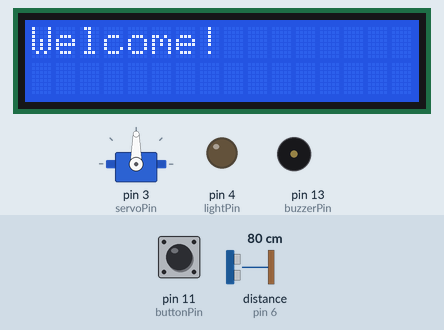
This sketch was run on a simulated Arduino Uno, built with avr-gcc and run on an emulated ATmega328P. Parts: 16×2 character LCD, servo, output pins drawn as LEDs (lit = HIGH), buzzer (waves = sounding). Wiring (inferred from the names in the program): ultrasonic range finder: trigger pin 5; echo pin 6. Dashed ring = blinking. The test bench sets the inputs (shaded band); at power-on: distance to the obstacle (sensor on pin 6) 80 cm, pin 11 (buttonPin) HIGH. The echo pulse lasts 58.3 µs per cm; pins used as bus, display or sensor lines are not drawn; what the sketch prints to the serial monitor is not drawn.

Above: at 0.2 s.
3.4 s: distance to the obstacle (sensor on pin 6) set to 8 cm
4.9 s: distance to the obstacle (sensor on pin 6) set to 5 cm
At 5.4 s:
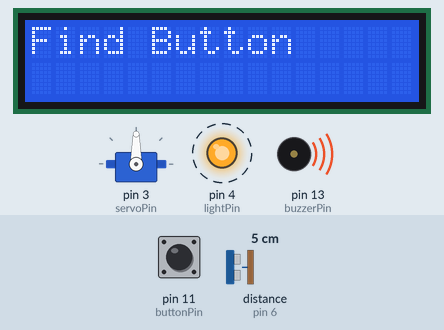
At 10.7 s:
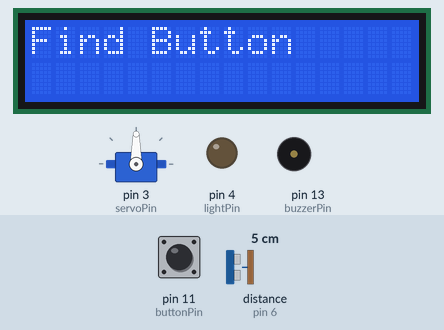
Timing chart, 0 to 12.2 s (numbered marks = the images above; inputs shaded):
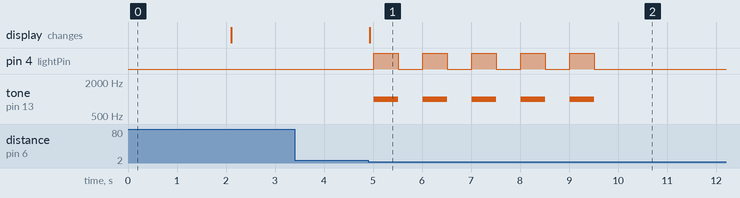

Measured:
- the behaviour switches between 7 and 6 cm on distance to the obstacle (sensor on pin 6) (found by bisection; images 0 and 1)
- after the input at 3.4 s, every drawn part: stays the same
- after the input at 4.9 s, pin 4 (lightPin): alternates HIGH for 0.50 s and LOW for 0.50 s, 10 changes in all, then stays LOW, starting after 0.11 s; tone on pin 13 (buzzerPin): alternates 1000 Hz for 0.50 s and silent for 0.50 s, 10 changes in all, then stays silent, starting after 0.11 s; the display: changes at once (image 1)

The sketch:

ArduinoUNO_Group5.ino
```cpp
#include <Servo.h>
#include <LiquidCrystal_I2C.h>

// Initialize Components
Servo servo;
LiquidCrystal_I2C lcd(0x27, 16, 2); // LCD address, columns, rows

// Pin Definitions
const int ultrasonicTrig = 5;
const int ultrasonicEcho = 6;
const int buttonPin = 11;
const int buzzerPin = 13;
const int lightPin = 4;
const int servoPin = 3;

// Variables
bool buzzerActivated = false;

void setup() {
  // Initialize Serial Monitor
  Serial.begin(9600);
  Serial.println("System Initializing...");

  // Initialize LCD
  lcd.init();
  lcd.backlight();

  // Initialize Servo
  servo.attach(servoPin);
  servo.write(90); // Start position (closed)
  Serial.println("System is ready");

  // Pin Modes
  pinMode(ultrasonicTrig, OUTPUT);
  pinMode(ultrasonicEcho, INPUT);
  pinMode(buttonPin, INPUT_PULLUP);
  pinMode(buzzerPin, OUTPUT);
  pinMode(lightPin, OUTPUT);
  Serial.println("All pins configured successfully.");

  // Display "Welcome!" message
  lcd.setCursor(0, 0);
  lcd.print("Welcome!");
  Serial.println("Displaying welcome message on LCD for 2 seconds.");
  delay(2000); // Display "Welcome!" for 2 seconds
  lcd.clear();
}

void loop() {
  // Detect proximity using the ultrasonic sensor
  if (detectProximity(5)) {
    Serial.println("Proximity detected! Object within 5 cm.");
    lcd.clear();
    lcd.setCursor(0, 0);
    lcd.print("Find Button");
    Serial.println("Displayed 'Find Button' message on LCD.");

    // Activate buzzer and light
    playMusicAndFlashLight();
    buzzerActivated = true;
    Serial.println("Buzzer and light deactivated.");

    // Wait for the button press
    if (waitForButtonPress()) {
      if (buzzerActivated) {
        Serial.println("Button pressed. ");
        // Rotate servo to open
        lcd.clear();
        lcd.setCursor(0, 0);
        lcd.print("Be Te A Von");
        Serial.println("Displayed 'Be Te A Von' message on LCD.");
        servo.write(0); // Rotate servo 90 degrees (open position)
        Serial.println("Opening the Door (activate Servo).");
        delay(5000);    // Keep it open for 5 seconds

        // Reset servo and state
        servo.write(90); // Return servo to closed position
        Serial.println("Door closed (servo stopped");
        buzzerActivated = false;

        // Clear LCD for the next interaction
        lcd.clear();
        Serial.println("System reset for next interaction.");
      }
    }
  }
}

// Function to detect proximity using ultrasonic sensor
// Function to detect proximity using ultrasonic sensor
bool detectProximity(int targetDistance) {
  digitalWrite(ultrasonicTrig, LOW);
  delayMicroseconds(2);
  digitalWrite(ultrasonicTrig, HIGH);
  delayMicroseconds(10);
  digitalWrite(ultrasonicTrig, LOW);

  long duration = pulseIn(ultrasonicEcho, HIGH);
  int distance = duration * 0.034 / 2; // Convert to cm

  // Print distance to Serial Monitor only when it's 5 or less
  if (distance <= targetDistance) {
    Serial.print("Proximity detected! Distance: ");
    Serial.print(distance);
    Serial.println(" cm.");
    return true;
  }

  // No action if distance is greater than target
  return false;
}


// Function to play music and flash light
void playMusicAndFlashLight() {
  Serial.println("Flashing light and playing buzzer for 5 seconds.");
  for (int i = 0; i < 5; i++) { // 5 seconds of flashing
    digitalWrite(lightPin, HIGH);
    tone(buzzerPin, 1000); // Play tone
    delay(500);
    digitalWrite(lightPin, LOW);
    noTone(buzzerPin); // Stop tone
    delay(500);
  }
  Serial.println("Light and buzzer sequence complete.");
}

// Function to wait for button press
bool waitForButtonPress() {
  Serial.println("Waiting for button press...");
  while (true) {
    if (digitalRead(buttonPin) == LOW) {
      delay(200); // Debounce
      Serial.println("Button pressed!");
      return true;
    }
  }
}
```
